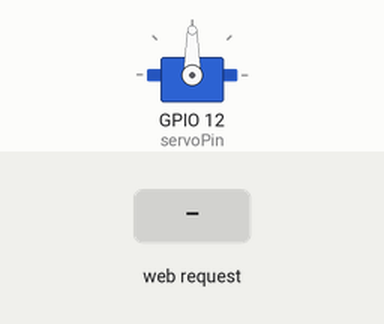
Simulated run of this sketch. Board: ESP32. Shown: servo. The test bench sets the inputs (shaded band). WiFi joins after 1.5 s; servers stay silent unless stated; what the sketch prints to the serial monitor is not drawn.

Above: at 2.7 s.
2.8 s: HTTP request GET /move received
At 3.3 s:
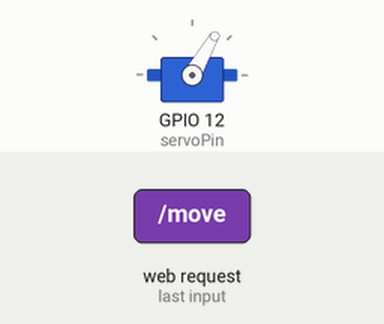
Timing chart, 0 to 5.8 s (numbered marks = the images above; inputs shaded):
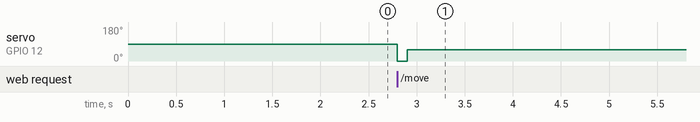

Measured:
- after the input at 2.8 s, servo on GPIO 12 (servoPin): 90° → 0° at once, → 60° 0.10 s later

The sketch:

servo_testing_esp32.ino
```cpp
#include <WiFi.h>
#include <WebServer.h>
#include <ESP32Servo.h>  // ✅ Use ESP32-compatible Servo library

const char* ssid = "B113";       // Replace with your WiFi SSID
const char* password = "PasswoD113";   // Replace with your WiFi Password

Servo armServo;
const int servoPin = 12;

WebServer server(80); // Web server runs on port 80

// HTML content
const char* htmlPage = R"rawliteral(
<!DOCTYPE html>
<html>
  <head>
    <title>ESP32 Servo Control</title>
    <style>
      body { font-family: Arial; text-align: center; margin-top: 50px; }
      button { padding: 20px 40px; font-size: 20px; }
    </style>
  </head>
  <body>
    <h1>ESP32 Servo Control</h1>
    <button onclick="fetch('/move')">Move Servo</button>
  </body>
</html>
)rawliteral";

// Move servo to 0°, wait, then 60°
void moveServoSequence() {
  Serial.println("click");
  armServo.write(0);
  delay(100);
  armServo.write(60);
}

void handleRoot() {
  server.send(200, "text/html", htmlPage);
}

void handleMove() {
  moveServoSequence();
  server.send(200, "text/plain", "Servo Moved");
}

void setup() {
  Serial.begin(115200);

  // Attach servo with min/max pulse width for ESP32
  armServo.setPeriodHertz(50); // Standard 50Hz
  armServo.attach(servoPin, 500, 2400); // Min and Max pulse width in microseconds

  WiFi.begin(ssid, password);
  Serial.print("Connecting to WiFi");
  while (WiFi.status() != WL_CONNECTED) {
    delay(500);
    Serial.print(".");
  }
  Serial.println("\nWiFi Connected!");
  Serial.print("ESP32 IP Address: ");
  Serial.println(WiFi.localIP());

  server.on("/", handleRoot);
  server.on("/move", handleMove);
  server.begin();
  Serial.println("HTTP server started");
}

void loop() {
  server.handleClient();
}
```
